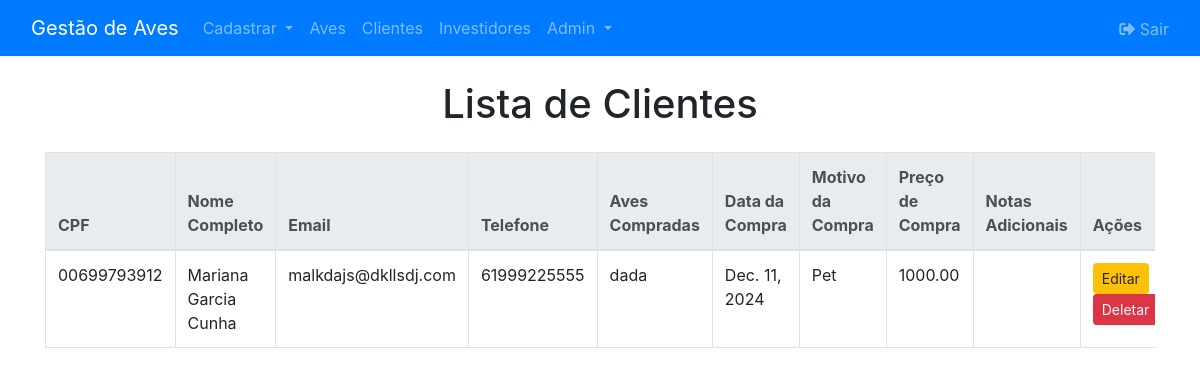
The app's page /clientes/ (signed in) with its own data.
### aves/models.py (models this page shows, shortened)
class Cliente(models.Model):
    cpf = models.CharField(max_length=11, unique=True)  # CPF
    nome_completo = models.CharField(max_length=100)  # Nome Completo
    email = models.EmailField()  # E-mail
    telefone = models.CharField(max_length=15)  # Telefone
    aves_compradas = models.ManyToManyField('Ave', related_name='clientes_set')  # Aves Compradas
    data_compra = models.DateField(blank=True, null=True)  # Data da Compra
    motivo_compra = models.CharField(max_length=50, choices=[('Criador', 'Criador'), ('Coleção', 'Coleção'), ('Pet', 'Pet')])  # Motivo da Compra
    preco_compra = models.DecimalField(max_digits=10, decimal_places=2)  # Preço de Compra
    notas_adicionais = models.TextField(blank=True, null=True)  # Notas Adicionais

class Ave(models.Model):
    id_chip = models.CharField(max_length=100, unique=True)  # ID da Ave (Chip)
    nome = models.CharField(max_length=100, blank=True, null=True)  # Nome/Código da Ave
    especie = models.CharField(max_length=100)  # Espécie
    mutacao_genetica = models.CharField(max_length=100, blank=True, null=True)  # Mutação Genética
    data_nascimento = models.DateField(blank=True, null=True)  # Data de nascimento
    data_entrada = models.DateField(blank=True, null=True)  # Data de entrada no plantel
    origem = models.CharField(max_length=100, blank=True, null=True)  # Origem
    parceiro_atual = models.CharField(max_length=100, blank=True, null=True)  # Parceiro Atual
    id_chip_parceiro = models.CharField(max_length=100, blank=True, null=True)  # ID da Ave do Parceiro Atual
    gaiola = models.CharField(max_length=100, blank=True, null=True)  # Gaiola
    sexo = models.CharField(max_length=10, choices=[('Macho', 'Macho'), ('Fêmea', 'Fêmea')])  # Sexo
    mutacao = models.CharField(max_length=100, blank=True, null=True)  # Mutação
    filhotes = models.IntegerField(default=0)  # Filhotes
    investidor = models.CharField(max_length=255, blank=True, null=True)  # Investidores
    preco_compra = models.DecimalField(max_digits=10, decimal_places=2, blank=True, null=True)  # Preço de Compra
    status = models.CharField(max_length=10, choices=[('Disponível', 'Disponível'), ('Vendida', 'Vendida'), ('Morte', 'Morte')], default='Disponível')  # Status
    preco_venda = models.DecimalField(max_digits=10, decimal_places=2, blank=True, null=True)  # Preço de Venda
    data_morte = models.DateField(blank=True, null=True)  # Data da Morte
    motivo_morte = models.TextField(blank=True, null=True)  # Motivo da Morte

### aves/views.py (the view)
# urls.py: path('clientes/', views.listar_clientes, name='listar_clientes'),
@login_required
def listar_clientes(request):
    clientes = Cliente.objects.all()
    return render(request, 'aves/listar_clientes.html', {'clientes': clientes})

### aves/templates/aves/listar_clientes.html (shortened to what this page needs)
{% extends 'base.html' %}
{% block content %}
<h1 class="text-center mb-4">Lista de Clientes</h1>
<div class="table-responsive">
    <table class="table table-hover table-bordered">
        <thead class="thead-light">
            <tr>
                <th>CPF</th>
                <th>Nome Completo</th>
                <th>Email</th>
                <th>Telefone</th>
                <th>Aves Compradas</th>
                <th>Data da Compra</th>
                <th>Motivo da Compra</th>
                <th>Preço de Compra</th>
                <th>Notas Adicionais</th>
                <th>Ações</th>
            </tr>
        </thead>
        <tbody>
            {% for cliente in clientes %}
            <tr>
                <td>{{ cliente.cpf }}</td>
                <td>{{ cliente.nome_completo }}</td>
                <td>{{ cliente.email }}</td>
                <td>{{ cliente.telefone }}</td>
                <td>
                    {% for ave in cliente.aves_compradas.all %}
                        {{ ave.nome }}<br>
                    {% endfor %}
                </td>
                <td>{{ cliente.data_compra }}</td>
                <td>{{ cliente.motivo_compra }}</td>
                <td>{{ cliente.preco_compra }}</td>
                <td>{{ cliente.notas_adicionais }}</td>
                <td>
                    <a href="{% url 'editar_cliente' cliente.id %}" class="btn btn-sm btn-warning">Editar</a>
                    <a href="{% url 'deletar_cliente' cliente.id %}" class="btn btn-sm btn-danger">Deletar</a>
                </td>
            </tr>
            {% endfor %}
        </tbody>
    </table>
</div>
{% endblock %}

### aves/templates/base.html (style rules this page uses)
.table thead { background-color: #007bff; color: #ffffff; }

### records on screen
Cliente: cpf "00699793912", nome_completo "Mariana Garcia Cunha", email "malkdajs@dkllsdj.com", telefone "61999225555", data_compra "Dec. 11, 2024", motivo_compra "Pet", preco_compra "1000.00"
Ave: nome "dada"
